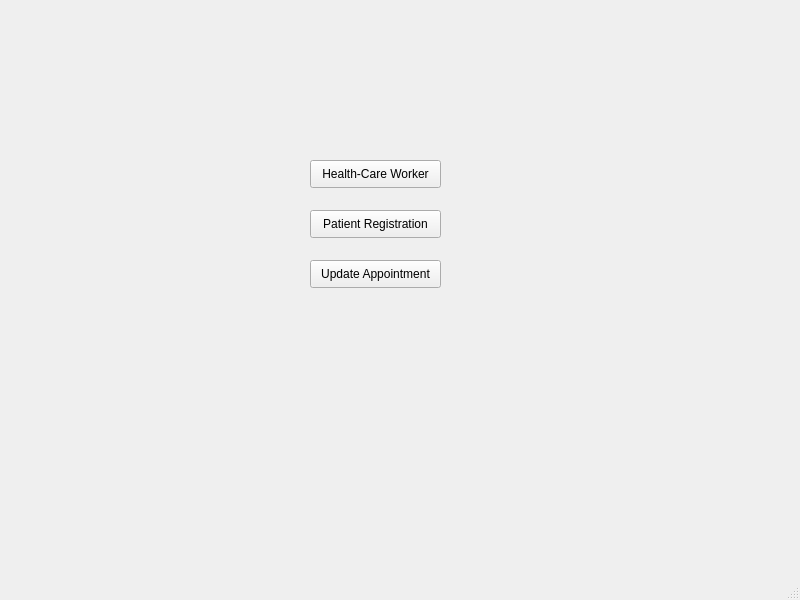
<?xml version="1.0" encoding="UTF-8"?>
<ui version="4.0">
 <class>LandingPage</class>
 <widget class="QMainWindow" name="LandingPage">
  <property name="geometry">
   <rect>
    <x>0</x>
    <y>0</y>
    <width>800</width>
    <height>600</height>
   </rect>
  </property>
  <property name="windowTitle">
   <string>Electronic Vaccination Data System</string>
  </property>
  <widget class="QWidget" name="centralwidget">
   <widget class="QPushButton" name="btn_hcw">
    <property name="geometry">
     <rect>
      <x>310</x>
      <y>160</y>
      <width>131</width>
      <height>28</height>
     </rect>
    </property>
    <property name="text">
     <string>Health-Care Worker</string>
    </property>
   </widget>
   <widget class="QPushButton" name="btn_ptntReg">
    <property name="geometry">
     <rect>
      <x>310</x>
      <y>210</y>
      <width>131</width>
      <height>28</height>
     </rect>
    </property>
    <property name="text">
     <string>Patient Registration</string>
    </property>
   </widget>
   <widget class="QPushButton" name="btn_ptntUpdt">
    <property name="geometry">
     <rect>
      <x>310</x>
      <y>260</y>
      <width>131</width>
      <height>28</height>
     </rect>
    </property>
    <property name="text">
     <string>Update Appointment</string>
    </property>
   </widget>
  </widget>
  <widget class="QMenuBar" name="menubar">
   <property name="geometry">
    <rect>
     <x>0</x>
     <y>0</y>
     <width>800</width>
     <height>26</height>
    </rect>
   </property>
  </widget>
  <widget class="QStatusBar" name="statusbar"/>
 </widget>
 <resources/>
 <connections/>
</ui>
